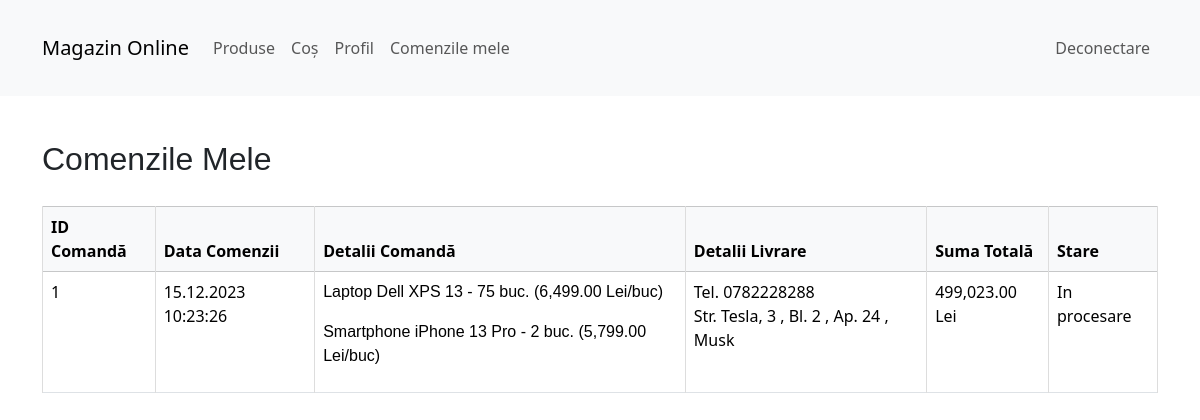
/my_orders.php (signed in), run on the app's committed database.
### tables this page shows
CREATE TABLE `orders` (
  `order_id` int(11) NOT NULL,
  `user_id` int(11) NOT NULL,
  `order_date` timestamp NOT NULL DEFAULT current_timestamp(),
  `order_status` varchar(255) NOT NULL DEFAULT 'In procesare',
  `phone` varchar(15) DEFAULT NULL,
  `street` varchar(255) DEFAULT NULL,
  `number` varchar(10) DEFAULT NULL,
  `block` varchar(10) DEFAULT NULL,
  `apartment` varchar(10) DEFAULT NULL,
  `city` varchar(100) DEFAULT NULL
);

CREATE TABLE `order_details` (
  `order_detail_id` int(11) NOT NULL,
  `order_id` int(11) NOT NULL,
  `product_id` int(11) NOT NULL,
  `quantity` int(11) NOT NULL
);

CREATE TABLE `products` (
  `product_id` int(11) NOT NULL,
  `name` varchar(100) NOT NULL,
  `description` text DEFAULT NULL,
  `price` decimal(10,2) NOT NULL,
  `stock` int(11) NOT NULL DEFAULT 0
);

### my_orders.php (the view, shortened to what this page needs)
<?php
include 'navbar.php';
include 'db_config.php';
$user_id = $_SESSION['user_id'];
$sql = "SELECT o.order_id, o.order_date, o.order_status, o.phone, o.street, o.number, o.block, o.apartment, o.city,
        SUM(p.price * od.quantity) AS total
        FROM orders o
        JOIN order_details od ON o.order_id = od.order_id
        JOIN products p ON od.product_id = p.product_id
        WHERE o.user_id = ?
        GROUP BY o.order_id";
$stmt = $conn->prepare($sql);
$stmt->bind_param("i", $user_id);
$stmt->execute();
$result = $stmt->get_result();
$orders = $result->fetch_all(MYSQLI_ASSOC);
foreach ($orders as $key => $order) {
    $formattedDate = date('d.m.Y H:i:s', strtotime($order['order_date']));
    $orders[$key]['formatted_order_date'] = $formattedDate;
    $sqlDetails = "SELECT p.name, od.quantity, p.price FROM order_details od JOIN products p ON od.product_id = p.product_id WHERE od.order_id = ?";
    $stmtDetails = $conn->prepare($sqlDetails);
    $stmtDetails->bind_param("i", $order['order_id']);
    $stmtDetails->execute();
    $orderDetails = $stmtDetails->get_result()->fetch_all(MYSQLI_ASSOC);
    $orders[$key]['details'] = $orderDetails;
}
?>
<!DOCTYPE html>
<html lang="ro">
<head>
    <link href="style.css" rel="stylesheet">
    <link href="https://cdn.jsdelivr.net/npm/bootstrap@5.3.2/dist/css/bootstrap.min.css" rel="stylesheet">
</head>
<div class="container mt-4">
    <h2>Comenzile Mele</h2>
    <?php if (!empty($orders)) : ?>
        <div class="table-responsive">
            <table class="table table-bordered table-hover">
                <thead class="table-light">
                    <tr>
                        <th>ID Comandă</th>
                        <th>Data Comenzii</th>
                        <th>Detalii Comandă</th>
                        <th>Detalii Livrare</th>
                        <th>Suma Totală</th>
                        <th>Stare</th>
                    </tr>
                </thead>
                <tbody>
                    <?php foreach ($orders as $order) : ?>
                        <tr>
                            <td><?= htmlspecialchars($order['order_id']) ?></td>
                            <td><?= $order['formatted_order_date'] ?></td>
                            <td>
                                <?php foreach ($order['details'] as $detail) : ?>
                                    <p><?= htmlspecialchars($detail['name']) ?> - <?= $detail['quantity'] ?> buc. (<?= number_format($detail['price'], 2) ?> Lei/buc)</p>
                                <?php endforeach; ?>
                            </td>
                            <td>
                                Tel. <?= htmlspecialchars($order['phone']) ?><br>
                                Str. <?= htmlspecialchars($order['street']) . ', ' . htmlspecialchars($order['number']) ?>
                                <?= ($order['block'] ? ', Bl. ' . htmlspecialchars($order['block']) : '') ?>
                                <?= ($order['apartment'] ? ', Ap. ' . htmlspecialchars($order['apartment']) : '') ?>
                                , <?= htmlspecialchars($order['city']) ?>
                            </td>
                            <td><?= number_format($order['total'], 2) ?> Lei</td>
                            <td><?= htmlspecialchars($order['order_status']) ?></td>
                        </tr>
                    <?php endforeach; ?>
                </tbody>
            </table>
        </div>
    <?php else : ?>
        <p>Nu aveți comenzi anterioare.</p>
    <?php endif; ?>
</div>
</html>

### style.css (style rules this page uses)
body, h1, h2, h3, p, form, input, button { margin: 0; padding: 0; font-family: Arial, sans-serif; }
body { background-color: #f5f5f5; line-height: 1.6; color: #333; }
.container { width: 80%; margin: auto; overflow: hidden; padding: 15px; }
table { width: 100%; border-collapse: collapse; }
table th, table td { padding: 10px; border: 1px solid #ddd; }
table th { background-color: #f4f4f4; }
.table-responsive { overflow-x: auto; }
.container { padding: 20px; }
.table { margin-top: 20px; }
.table thead th { vertical-align: bottom; }
.table-responsive { overflox-x: auto; }

### data on the page
orders: order_id "1", formatted_order_date "15.12.2023 10:23:26", phone "0782228288", street "Tesla", number "3", block "2", apartment "24", city "Musk", total "499,023.00", order_status "In procesare"
order_details: product.name "Laptop Dell XPS 13", quantity "75", product.price "6,499.00"
order_details: product.name "Smartphone iPhone 13 Pro", quantity "2", product.price "5,799.00"
